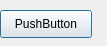
<?xml version="1.0" encoding="UTF-8"?>
<ui version="4.0">
 <class>Dialog</class>
 <widget class="QDialog" name="Dialog">
  <property name="geometry">
   <rect>
    <x>0</x>
    <y>0</y>
    <width>107</width>
    <height>46</height>
   </rect>
  </property>
  <property name="windowTitle">
   <string>Dialog</string>
  </property>
  <widget class="QPushButton" name="pushButton">
   <property name="geometry">
    <rect>
     <x>0</x>
     <y>10</y>
     <width>92</width>
     <height>28</height>
    </rect>
   </property>
   <property name="text">
    <string>PushButton</string>
   </property>
  </widget>
 </widget>
 <resources/>
 <connections>
  <connection>
   <sender>pushButton</sender>
   <signal>clicked(bool)</signal>
   <receiver>Dialog</receiver>
   <slot>slotButton()</slot>
   <hints>
    <hint type="sourcelabel">
     <x>45</x>
     <y>23</y>
    </hint>
    <hint type="destinationlabel">
     <x>53</x>
     <y>22</y>
    </hint>
   </hints>
  </connection>
 </connections>
 <slots>
  <slot>slotButton()</slot>
 </slots>
</ui>
